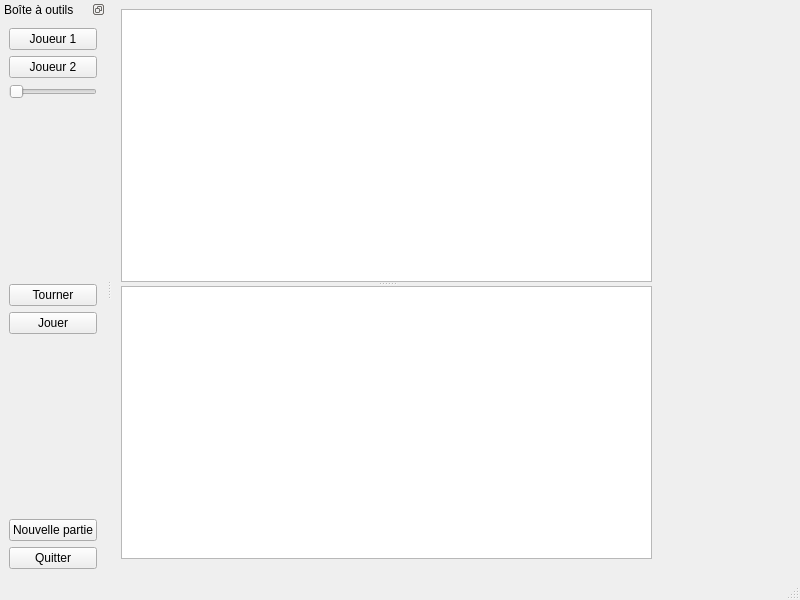
<?xml version="1.0" encoding="UTF-8"?>
<ui version="4.0">
 <class>MainWindow</class>
 <widget class="QMainWindow" name="MainWindow">
  <property name="geometry">
   <rect>
    <x>0</x>
    <y>0</y>
    <width>800</width>
    <height>600</height>
   </rect>
  </property>
  <property name="windowTitle">
   <string>Fenêtre avec vues</string>
  </property>
  <widget class="QWidget" name="centralwidget">
   <widget class="QSplitter" name="splitter">
    <property name="geometry">
     <rect>
      <x>9</x>
      <y>9</y>
      <width>531</width>
      <height>550</height>
     </rect>
    </property>
    <property name="orientation">
     <enum>Qt::Vertical</enum>
    </property>
    <widget class="QGraphicsView" name="vuePlateau">
     <property name="mouseTracking">
      <bool>true</bool>
     </property>
     <property name="frameShadow">
      <enum>QFrame::Sunken</enum>
     </property>
     <property name="verticalScrollBarPolicy">
      <enum>Qt::ScrollBarAlwaysOff</enum>
     </property>
     <property name="horizontalScrollBarPolicy">
      <enum>Qt::ScrollBarAlwaysOff</enum>
     </property>
     <property name="resizeAnchor">
      <enum>QGraphicsView::AnchorViewCenter</enum>
     </property>
    </widget>
    <widget class="QGraphicsView" name="vueMain">
     <property name="mouseTracking">
      <bool>true</bool>
     </property>
     <property name="verticalScrollBarPolicy">
      <enum>Qt::ScrollBarAlwaysOff</enum>
     </property>
     <property name="horizontalScrollBarPolicy">
      <enum>Qt::ScrollBarAlwaysOff</enum>
     </property>
    </widget>
   </widget>
  </widget>
  <widget class="QStatusBar" name="statusbar"/>
  <widget class="QDockWidget" name="dockWidget">
   <property name="features">
    <set>QDockWidget::DockWidgetFloatable|QDockWidget::DockWidgetMovable</set>
   </property>
   <property name="allowedAreas">
    <set>Qt::LeftDockWidgetArea|Qt::RightDockWidgetArea</set>
   </property>
   <property name="windowTitle">
    <string>Boîte à outils</string>
   </property>
   <attribute name="dockWidgetArea">
    <number>1</number>
   </attribute>
   <widget class="QWidget" name="dockWidgetContents">
    <layout class="QVBoxLayout" name="verticalLayout">
     <item>
      <widget class="QPushButton" name="pushButtonJoueur1">
       <property name="text">
        <string>Joueur 1</string>
       </property>
      </widget>
     </item>
     <item>
      <widget class="QPushButton" name="pushButtonJoueur2">
       <property name="text">
        <string>Joueur 2</string>
       </property>
      </widget>
     </item>
     <item>
      <widget class="QSlider" name="horizontalSliderZoom">
       <property name="minimum">
        <number>100</number>
       </property>
       <property name="maximum">
        <number>250</number>
       </property>
       <property name="orientation">
        <enum>Qt::Horizontal</enum>
       </property>
      </widget>
     </item>
     <item>
      <spacer name="verticalSpacer_2">
       <property name="orientation">
        <enum>Qt::Vertical</enum>
       </property>
       <property name="sizeHint" stdset="0">
        <size>
         <width>20</width>
         <height>40</height>
        </size>
       </property>
      </spacer>
     </item>
     <item>
      <widget class="QPushButton" name="pushButtonTourner">
       <property name="text">
        <string>Tourner</string>
       </property>
      </widget>
     </item>
     <item>
      <widget class="QPushButton" name="pushButtonJouer">
       <property name="text">
        <string>Jouer</string>
       </property>
      </widget>
     </item>
     <item>
      <spacer name="verticalSpacer">
       <property name="orientation">
        <enum>Qt::Vertical</enum>
       </property>
       <property name="sizeHint" stdset="0">
        <size>
         <width>20</width>
         <height>40</height>
        </size>
       </property>
      </spacer>
     </item>
     <item>
      <widget class="QPushButton" name="pushButtonNouvellePartie">
       <property name="text">
        <string>Nouvelle partie</string>
       </property>
      </widget>
     </item>
     <item>
      <widget class="QPushButton" name="pushButtonQuitter">
       <property name="text">
        <string>Quitter</string>
       </property>
      </widget>
     </item>
    </layout>
   </widget>
  </widget>
 </widget>
 <resources/>
 <connections>
  <connection>
   <sender>pushButtonQuitter</sender>
   <signal>clicked()</signal>
   <receiver>MainWindow</receiver>
   <slot>close()</slot>
   <hints>
    <hint type="sourcelabel">
     <x>228</x>
     <y>557</y>
    </hint>
    <hint type="destinationlabel">
     <x>281</x>
     <y>549</y>
    </hint>
   </hints>
  </connection>
 </connections>
</ui>
